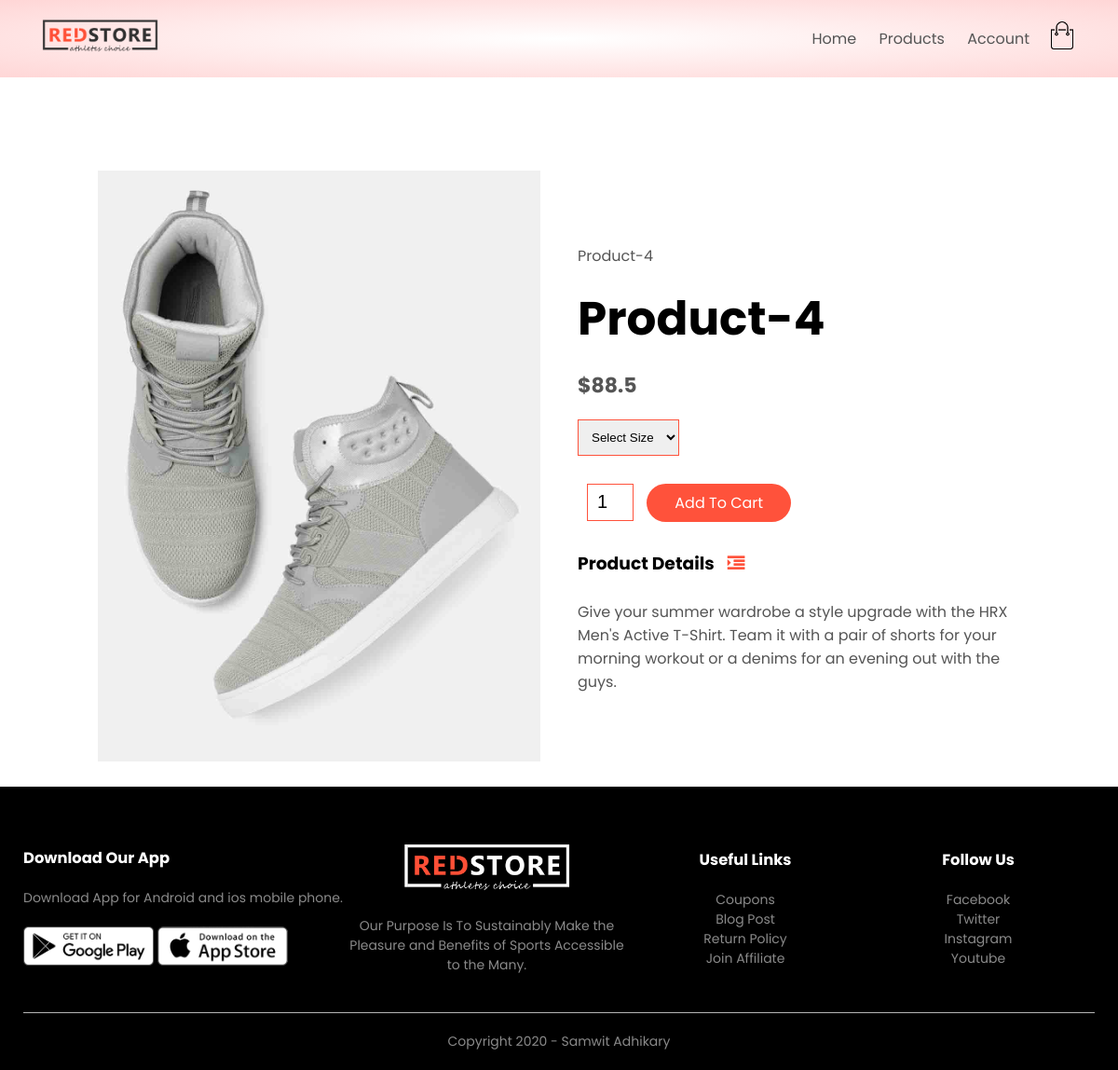
Screenshot of /product_details/10 with the database file from the repository.
### products/models.py (models this page shows, shortened)
class Product(models.Model):
    LIVE = 1
    DELETE = 0
    DELETE_CHOICES = ((LIVE,'Live'), (DELETE,'Delete'))
    title = models.CharField(max_length=150)
    price = models.FloatField()
    description = models.TextField()
    image = models.ImageField(upload_to="media/")
    priority = models.IntegerField(default=0)
    delete_staus = models.IntegerField(choices=DELETE_CHOICES, default=LIVE)
    create_at = models.DateTimeField(auto_now_add=True)
    update_at = models.DateTimeField(auto_now=True)

### products/views.py (the view)
# urls.py: path('product_details/<pk>', views.product_details,name='product_details'),
def product_details(request, pk):
    product = Product.objects.get(pk=pk)
    context = {'product':product}
    return render(request, 'product_details.html', context)

### templates/product_details.html
{% extends 'blank_layout.html' %}
{% block content %}
    {% include 'product_description.html' %}
{% endblock content %}

### templates/product_description.html (shortened to what this page needs)
{% load static %}
<div class="small-container single-product">
    <div class="row">
        <div class="col-2">
            <img src="{{ product.image.url }}" width="100%" id="ProductImg">
        </div>
        <div class="col-2">
            <p>{{product.title}}</p>
            <h1>{{product.title}}</h1>
            <h4>${{product.price}}</h4>
            <select>
                <option>Select Size</option>
            </select>
            <input type="number" value="1">
            <a href="" class="btn">Add To Cart</a>
            <h3>Product Details <i class="fa fa-indent"></i></h3>
            <br>
            <p>{{ product.description }}</p>
        </div>
    </div>
</div>

### static/css/style.css (style rules this page uses)
* { margin: 0; padding: 0; box-sizing: border-box; }
body { font-family: 'Poppins', sans-serif; }
a { text-decoration: none; color: #555; }
p { color: #555; }
.row { display: flex; align-items: center; flex-wrap: wrap; justify-content: space-around; }
.col-2 { flex-basis: 50%; min-width: 300px; }
.col-2 img { max-width: 100%; padding: 50px 0; }
.col-2 h1 { font-size: 50px; line-height: 60px; margin: 25px 0; }
.btn { display: inline-block; background: #ff523b; color: white; padding: 8px 30px; margin: 30px 0; border-radius: 30px; transition: background 0.5s; }
.small-container { max-width: 1080px; margin: auto; padding-left: 25px; padding-right: 25px; }
h4 { color: #555; font-weight: normal; }
select { border: 1px solid #ff523b; padding: 5px; }
.single-product { margin-top: 80px; }
.single-product .col-2 img { padding: 0; }
.single-product .col-2 { padding: 20px; }
.single-product h4 { margin: 20px 0; font-size: 22px; font-weight: bold; }
.single-product select { display: block; padding: 10px; margin-top: 20px; }
.single-product input { width: 50px; height: 40px; padding-left: 10px; font-size: 20px; margin-left: 10px; border: 1px solid #ff523b; margin-right: 10px; }
.single-product .fa { color: #ff523b; margin-left: 10px; }

### rows the page displays
Product: image (picture), title "Product-4", price "88.5", description "Give your summer wardrobe a style upgrade with the HRX Men's Active T-Shirt. Team it with a pair of shorts for your morning workout or a denims for an evening out with the guys."
